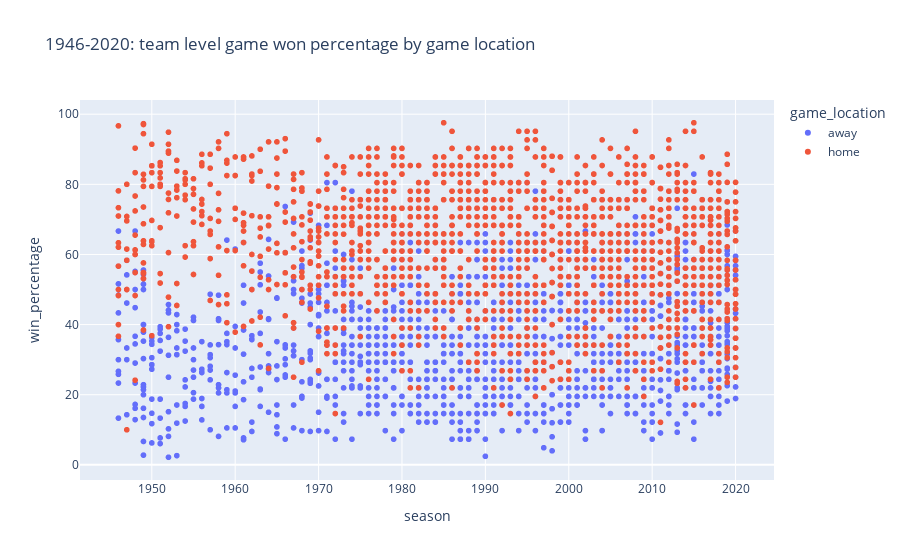

This figure's notebook cell:
### Markdown cell above
#### Compare the home game won percentage and away game won percentage for each year by team

### Code cell
px.scatter(team_level_home_game_stats, x='season', y='win_percentage',
           color='game_location', title='1946-2020: team level game won percentage by game location')

### Figure 1 — Plotly figure (JSON) as saved in the notebook; plotly's stock layout.template omitted (floating-point values rounded to 4 significant figures; data arrays with more than 128 entries replaced by an {"elided": "..."} marker saying what was removed)
{"data": [{"hovertemplate": "game_location=away<br>season=%{x}<br>win_percentage=%{y}<extra></extra>", "legendgroup": "away", "marker": {"color": "#636efa", "symbol": "circle"}, "mode": "markers", "name": "away", "showlegend": true, "type": "scattergl", "x": {"elided": "1573 int values"}, "xaxis": "x", "y": {"elided": "1573 float values"}, "yaxis": "y"}, {"hovertemplate": "game_location=home<br>season=%{x}<br>win_percentage=%{y}<extra></extra>", "legendgroup": "home", "marker": {"color": "#EF553B", "symbol": "circle"}, "mode": "markers", "name": "home", "showlegend": true, "type": "scattergl", "x": {"elided": "1573 int values"}, "xaxis": "x", "y": {"elided": "1573 float values"}, "yaxis": "y"}], "layout": {"legend": {"title": {"text": "game_location"}, "tracegroupgap": 0}, "title": {"text": "1946-2020: team level game won percentage by game location"}, "xaxis": {"anchor": "y", "domain": [0, 1], "title": {"text": "season"}}, "yaxis": {"anchor": "x", "domain": [0, 1], "title": {"text": "win_percentage"}}}}
